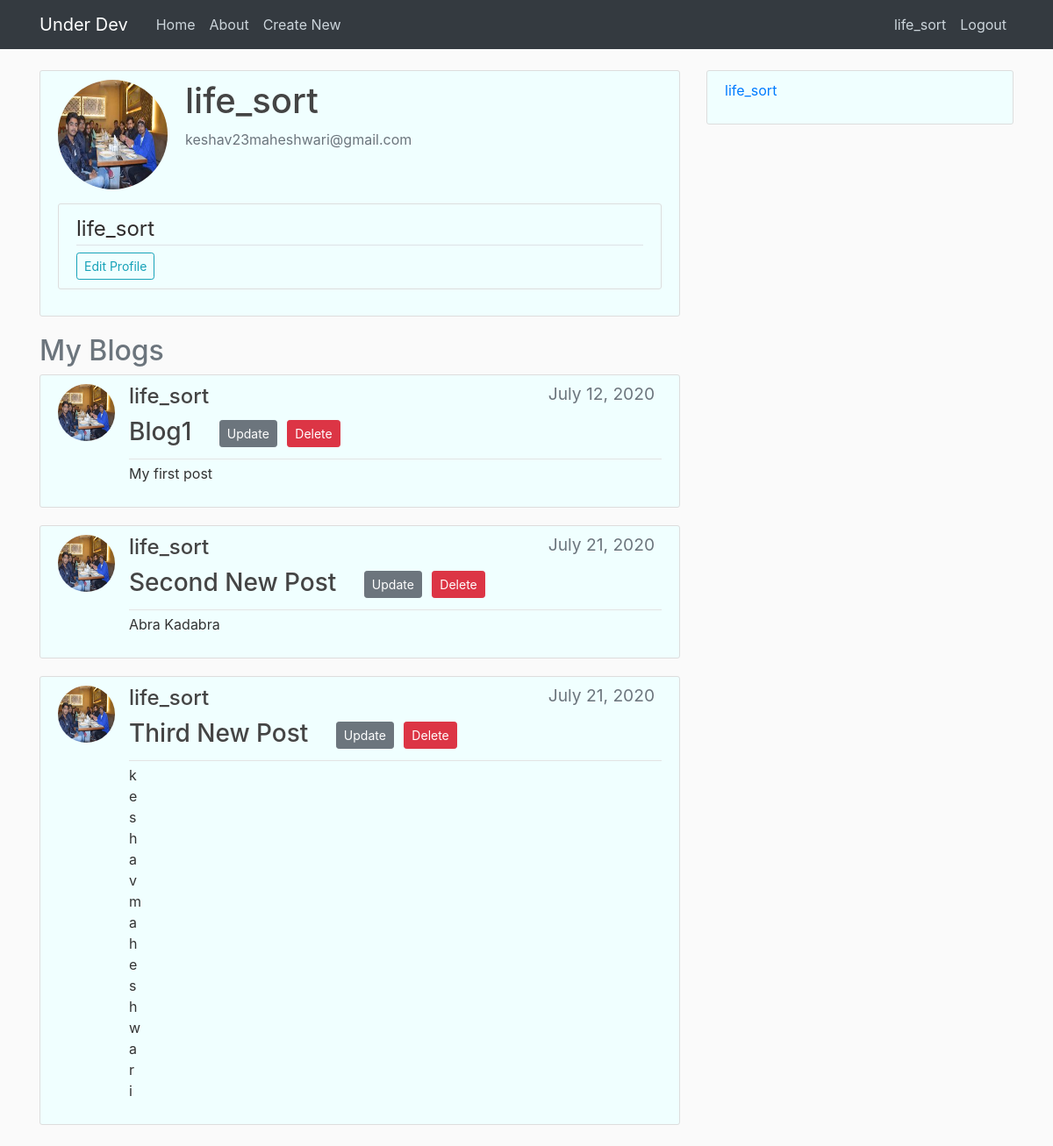
/profile/ (signed in), run on the app's committed database.
### user/models.py (models this page shows, shortened)
class Profile(models.Model):
    user = models.OneToOneField(User, on_delete= models.CASCADE)
    image = models.ImageField(default = 'default.jpg', upload_to="profile_pics")

### blog/models.py (models this page shows, shortened)
class Post(models.Model):
    author = models.ForeignKey(User, on_delete= models.CASCADE)
    title = models.CharField(max_length=100)
    content = models.TextField()
    date_created = models.DateTimeField(default = timezone.now)
    objects = models.Manager()

### user/views.py (the view)
# urls.py: path('profile/', user_views.profile, name='profile'),
@login_required
def profile(request):
    context = {
        'posts': Post.objects.all()
    }
    return render(request, 'user/profile.html', context)

### user/templates/user/profile.html
{% extends "blog/base.html" %}
{% load crispy_forms_tags %}
{% block content %}
    <div class="content-section">
        <div class="media">
            <img class="rounded-circle account-img" src="{{user.profile.image.url}}">
            <div class="media-body">
                <h2 class="account-heading">{{ user.username}}</h2>
                <p class="text-secondary">{{ user.email }}</p>
            </div>
        </div>
        <div class="content-section">
            <legend class="border-bottom mb=2" style="color:rgb(48, 45, 45)">{{ user.username }} </legend>
            <a href="{% url 'edit_profile' %}" class="btn btn-outline-info btn-sm" role="button">Edit Profile</a>
        </div>
    </div>
        <h2 class="text-muted mb-8"> My Blogs</h2>
        <div class="mt-8 mb-4">
            {% for post in posts%}
                {% if post.author == user %}
                    <article class="media content-section">
                    <img class="rounded-circle article-img" src="{{ post.author.profile.image.url }}">
                        <div class="media-body">
                        <div class="article-metadata">
                            <h4 class="mr-2" >{{ post.author }}
                            <small class="text-muted" style="float: inline-end;">{{ post.date_created|date:"F d, Y" }}</small></h4>
                            <div>
                                <h3 class="article-title">{{ post.title }}
                                <a class="btn btn-secondary btn-sm mt-1 mb-1 mr-1 ml-4" href="{% url 'post-update' post.id %}">Update</a>
                                <a class="btn btn-danger btn-sm mt-1 mb-1 mr-1" href="{% url 'post-delete' post.id %}">Delete</a></h3>
                            </div>
                        </div>
                        <div>
                            <p class="article-content">{{ post.content }}</p>
                        </div>
                        </div>
                    </article>
            {% endif %}
        {% endfor%}
        </div>
{% endblock content %}

### blog/templates/blog/base.html (shortened to what this page needs)
{% load static %}
<!DOCTYPE html>
<html lang="en">
<head>
    <link rel="stylesheet" href="https://maxcdn.bootstrapcdn.com/bootstrap/4.0.0/css/bootstrap.min.css">
    <link rel="stylesheet" type="text/css" href="{% static 'blog/main.css' %}">
</head>
<body>
    <header class="site-header">
        <nav class="navbar navbar-expand-md navbar-dark bg-dark fixed-top">
            <div class="container">
                    <a class="navbar-brand mr-4" href="/">Under Dev</a>
                <div class="collapse navbar-collapse" id="navbarToggle">
                <div class="navbar-nav mr-auto">
                    <a class="nav-item nav-link" href="/">Home</a>
                    <a class="nav-item nav-link" href="/about">About</a>
                    {% if user.is_authenticated %}
                    <a class="nav-item nav-link" href="{% url 'post-create' %}">Create New</a>
                    {% endif %}
                </div>
                <div class="navbar-nav">
                  {% if user.is_authenticated %}
                  <a class="nav-item nav-link" href="{% url 'profile' %}">{{user.username}}</a>
                  <a class="nav-item nav-link" href="{% url 'logout' %}">Logout</a>
                  {% else %}
                    <a class="nav-item nav-link" href="{% url 'login' %}">Login</a>
                    <a class="nav-item nav-link" href="{% url 'register' %}">Register</a>
                  {% endif %}
                </div>
            </div>
        </div>
      </nav>
    </header>
    <main role="main" class="container">
        <div class="row">
          <div class="col-md-8">
            {% block content %}{% endblock %}
          </div>
          {% if user.is_authenticated %}
          <div class="col-md-4">
            <div class="content-section">
              <a style="font-size: medium; text-align:right;" data-toggle="tooltip" data-placement="top" title="{{ user.username }}" href="{% url 'profile' %}">{{user.username}}</a>
            </div>
          </div>
          {% endif %}
        </div>
      </main>
</body>
</html>

### blog/static/blog/main.css (style rules this page uses)
body { background: #fafafa; color: #333333; margin-top: 5rem; }
h1, h2, h3, h4, h5, h6 { color: #444444; }
.site-header .navbar-nav .nav-link { color: #ccd5db; }
.content-section { background: #f0ffff; padding: 10px 20px; border: 1px solid #dddddd; border-radius: 3px; margin-bottom: 20px; }
.article-title { color: #444444; }
.article-content { white-space: pre-line; }
.article-img { height: 65px; width: 65px; margin-right: 16px; }
.article-metadata { padding-bottom: 1px; margin-bottom: 4px; border-bottom: 1px solid #e3e3e3 }
.account-img { height: 125px; width: 125px; margin-right: 20px; margin-bottom: 16px; }
.account-heading { font-size: 2.5rem; }

### data on the page
Post: author.profile.image (picture), author "life_sort", date_created "July 12, 2020", title "Blog1", content "My first post"
Post: author.profile.image (picture), author "life_sort", date_created "July 21, 2020", title "Second New Post", content "Abra Kadabra"
Post: author.profile.image (picture), author "life_sort", date_created "July 21, 2020", title "Third New Post", content "k e s h a v m a h e s h w a r i"

### other printed values
{{ user.username }} "life_sort"
{{ user.email }} "keshav23maheshwari@gmail.com"
